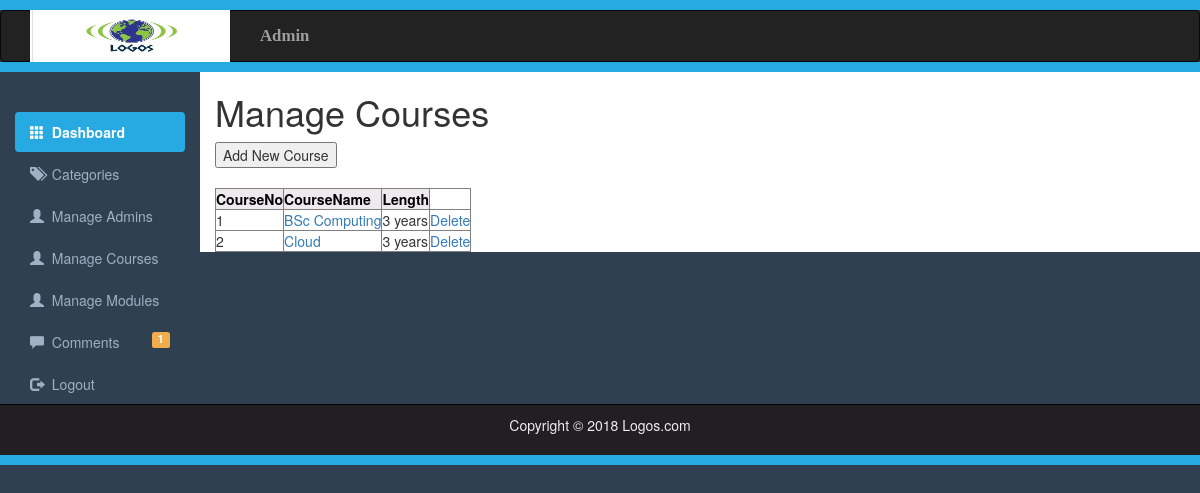
The app's page /TeamProject/manageCourses.php with its own data.
### tables this page shows
CREATE TABLE `course` (
  `CourseNo` int(11) NOT NULL,
  `CourseName` varchar(255) NOT NULL,
  `Length` int(11) NOT NULL
);

### TeamProject/manageCourses.php (the view, shortened to what this page needs)
<?php include('includes/adminHeader.php') ?>
<h1>Manage Courses</h1>
<button id='newCourse'>Add New Course</button>
<br><br>
<table border=1>
	<tr><th>CourseNo</th><th>CourseName</th><th>Length</th></tr>
	<?php
		$courseResult = mysqli_query($con,'SELECT * FROM course');
		while($row=mysqli_fetch_array($courseResult))
		{
			print('<tr><td>'.$row['CourseNo'].'</td><td><a href=editCourse.php?CourseNo='.$row['CourseNo'].'>'.$row['CourseName'].'</td><td>'.$row['Length'].' years</td><td><a href=deleteCourse.php?CourseNo='.$row['CourseNo'].'>Delete</a></td></tr>');
		}
	?>
</table>
<?php include('includes/adminFooter.php') ?>

### TeamProject/css/adminstyles.css (style rules this page uses)
body { background-color: #2f4050; }

### TeamProject/includes/adminHeader.php (style rules this page uses)
th { color:black; background-color: #ede9ed; }

### records on screen
course: CourseNo "1", CourseName "BSc Computing", Length "3"
course: CourseNo "2", CourseName "Cloud", Length "3"

### other values on screen
$Total "1"
